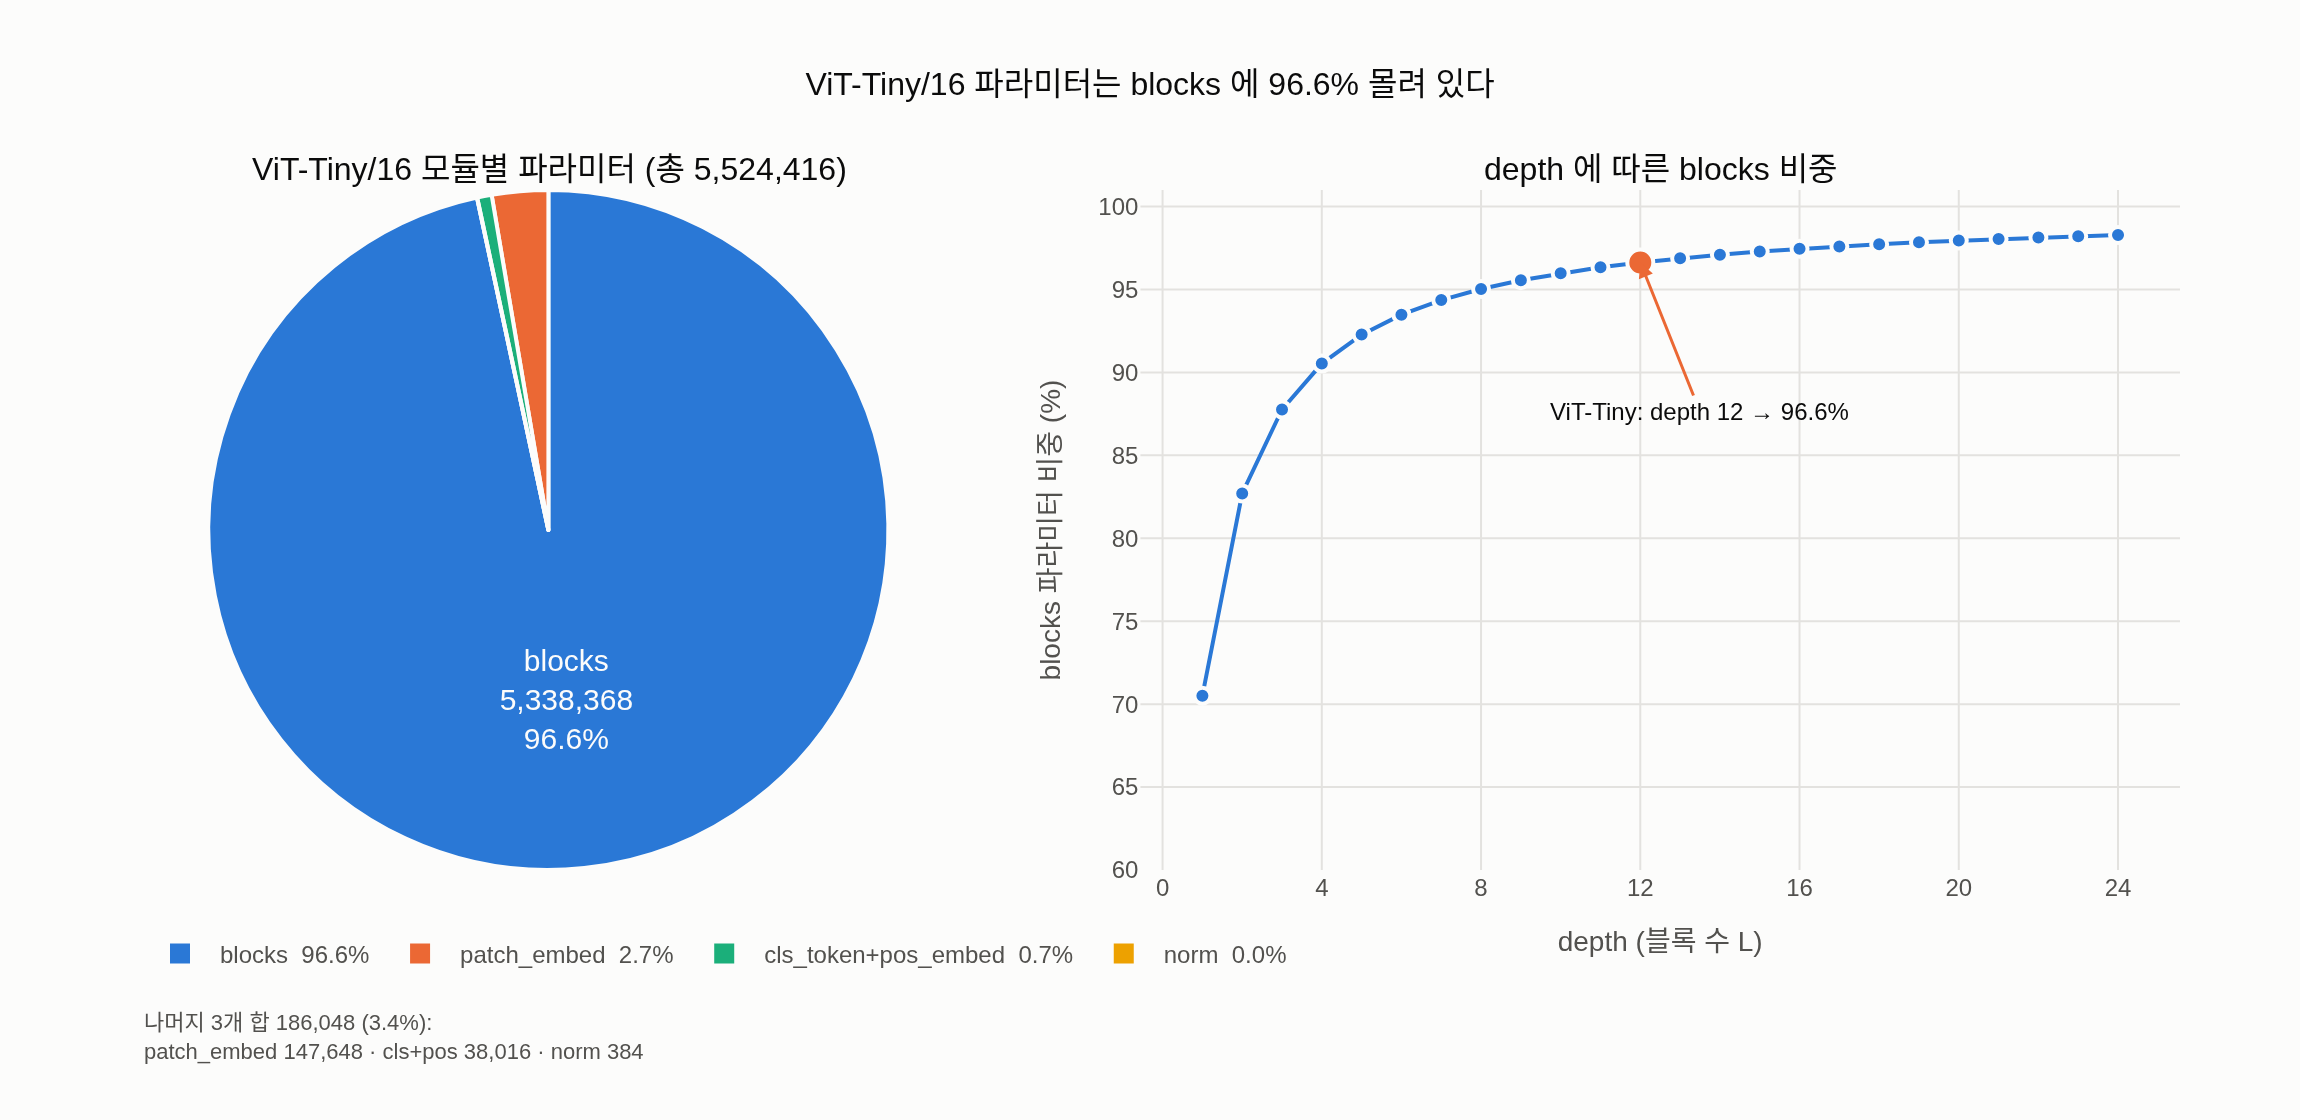

Write the Python code that produced this figure.
# ---
# jupyter:
#   jupytext:
#     text_representation:
#       extension: .py
#       format_name: percent
#       format_version: '1.3'
#   kernelspec:
#     display_name: Python 3
#     language: python
#     name: python3
# ---

# %% [markdown]
# # ViT-Tiny/16의 파라미터는 어디에 몰려 있는가?
#
# **한 줄 답**: 전체 5,524,416개 중 `blocks`가 5,338,368개(**96.6%**)다.
# `patch_embed` 147,648(2.7%), `cls_token+pos_embed` 38,016(0.7%), `norm` 384(0.0%)로
# 나머지는 미미하다.
#
# 이 노트북에서 확인할 것:
#
# 1. 실제 `vit_tiny(patch_size=16)`의 `named_parameters()`를 top-level 모듈별로 집계해
#    위 숫자를 그대로 재현(합계 `assert`)
# 2. 블록 내부를 다시 `attn` / `mlp` / `norm`으로 쪼개 12층 합계와 대조
# 3. 왜 `blocks`가 지배적인지 — $12LD^2$ vs $DP^2C$ vs $ND$ 해석식
# 4. `depth`를 1~24로 바꾸면 blocks 비중이 어떻게 변하는가
# 5. patch8 / 큰 해상도에서 `pos_embed` 비중이 어떻게 올라가는가

# %%
import sys

DINO_ROOT = "/home/sungwoo/projects/swcho/dino"
if DINO_ROOT not in sys.path:
    sys.path.insert(0, DINO_ROOT)

from functools import partial  # noqa: E402

import torch  # noqa: E402
import torch.nn as nn  # noqa: E402
import vision_transformer as vits  # noqa: E402

import plotly.graph_objects as go  # noqa: E402
from plotly.subplots import make_subplots  # noqa: E402


def _show(fig):
    try:
        from IPython import get_ipython
        if get_ipython() is not None:  # VSCode 셀/Jupyter에서만 렌더링
            fig.show()
    except ImportError:
        pass


torch.manual_seed(0)

# ViT-Tiny/16 @ 224 의 하이퍼파라미터
D = 192      # embed_dim
L = 12       # depth
P = 16       # patch_size
C = 3        # in_chans
IMG = 224
N = (IMG // P) ** 2   # patch 토큰 수 (CLS 제외)

print(f"torch {torch.__version__}")
print(f"ViT-Tiny/16 @ {IMG}: D={D}, depth={L}, patch={P}, N={N} tokens (+CLS)")

# 출력:
# torch 2.4.0+cu121
# ViT-Tiny/16 @ 224: D=192, depth=12, patch=16, N=196 tokens (+CLS)

# %% [markdown]
# ## 1. top-level 모듈별 집계 — 카드 숫자 재현
#
# `VisionTransformer`의 학습 파라미터는 딱 네 덩어리다.
#
# | 그룹 | 이름 패턴 |
# |---|---|
# | `patch_embed` | `patch_embed.proj.{weight,bias}` |
# | `cls_token+pos_embed` | `cls_token`, `pos_embed` |
# | `blocks` | `blocks.{i}.*` |
# | `norm` | `norm.{weight,bias}` (마지막 LayerNorm) |
#
# `num_classes=0`이라 `head = nn.Identity()`이므로 **분류기 파라미터는 0개**다.
# 그래서 이 네 그룹의 합이 곧 전체다.

# %%
model = vits.vit_tiny(patch_size=P)
model.eval()

GROUP_KEYS = ["blocks", "patch_embed", "cls_token+pos_embed", "norm"]


def group_of(name: str) -> str:
    if name.startswith("blocks"):
        return "blocks"
    if name.startswith("patch_embed"):
        return "patch_embed"
    if name in ("cls_token", "pos_embed"):
        return "cls_token+pos_embed"
    return "norm"


groups = {k: 0 for k in GROUP_KEYS}
for name, p in model.named_parameters():
    groups[group_of(name)] += p.numel()

total = sum(p.numel() for p in model.parameters())

print(f"head = {type(model.head).__name__}  (num_classes=0 → 파라미터 0개)")
print(f"\n{'group':<22s} {'params':>12s} {'share':>8s}")
print("-" * 44)
for k in GROUP_KEYS:
    print(f"{k:<22s} {groups[k]:>12,d} {100 * groups[k] / total:>7.1f}%")
print("-" * 44)
print(f"{'TOTAL':<22s} {total:>12,d} {100.0:>7.1f}%")

# ── 카드 숫자와 정확히 일치하는지 검증
assert total == 5_524_416, total
assert groups["blocks"] == 5_338_368, groups["blocks"]
assert groups["patch_embed"] == 147_648, groups["patch_embed"]
assert groups["cls_token+pos_embed"] == 38_016, groups["cls_token+pos_embed"]
assert groups["norm"] == 384, groups["norm"]
assert sum(groups.values()) == total          # 네 그룹이 전체를 정확히 분할
assert abs(groups["blocks"] / total - 0.966) < 5e-4
print("\n카드 숫자 재현 ✔  5,524,416 / 5,338,368(96.6%) / 147,648 / 38,016 / 384")

# 출력:
# head = Identity  (num_classes=0 → 파라미터 0개)
#
# group                        params    share
# --------------------------------------------
# blocks                    5,338,368    96.6%
# patch_embed                 147,648     2.7%
# cls_token+pos_embed          38,016     0.7%
# norm                            384     0.0%
# --------------------------------------------
# TOTAL                     5,524,416   100.0%
#
# 카드 숫자 재현 ✔  5,524,416 / 5,338,368(96.6%) / 147,648 / 38,016 / 384

# %% [markdown]
# ## 2. 블록 내부: attn / mlp / norm
#
# 한 `Block`은 pre-norm residual 두 줄이다.
#
# $$
# x \mathrel{+}= \mathrm{DropPath}\big(\mathrm{Attn}(\mathrm{LN}_1(x))\big), \qquad
# x \mathrel{+}= \mathrm{DropPath}\big(\mathrm{Mlp}(\mathrm{LN}_2(x))\big)
# $$
#
# `DropPath`는 파라미터가 0개다. 나머지는:
#
# | 하위 모듈 | 구성 | 파라미터 |
# |---|---|---|
# | `attn` | `qkv: D \to 3D`, `proj: D \to D` | $4D^2 + 4D$ |
# | `mlp` | `fc1: D \to 4D`, `fc2: 4D \to D` | $8D^2 + 5D$ |
# | `norm1`,`norm2` | LayerNorm $\times 2$ (weight+bias) | $4D$ |
#
# 즉 블록 하나는 $12D^2 + 13D$이고, MLP가 어텐션의 **2배**($8D^2$ vs $4D^2$)다.

# %%
BLOCK_KEYS = ["attn", "mlp", "norm1+norm2"]


def block_group_of(sub: str) -> str:
    if sub.startswith("attn"):
        return "attn"
    if sub.startswith("mlp"):
        return "mlp"
    return "norm1+norm2"


# ── 12개 블록 전체를 하위 모듈별로 집계
blk_groups = {k: 0 for k in BLOCK_KEYS}
for name, p in model.named_parameters():
    if not name.startswith("blocks."):
        continue
    sub = name.split(".", 2)[2]          # "blocks.7.mlp.fc1.weight" → "mlp.fc1.weight"
    blk_groups[block_group_of(sub)] += p.numel()

blk_total = sum(blk_groups.values())

# ── 해석식
formula = {
    "attn": 4 * D * D + 4 * D,
    "mlp": 8 * D * D + 5 * D,
    "norm1+norm2": 4 * D,
}
per_block = sum(formula.values())

print(f"{'sub':<14s} {'x12 params':>12s} {'per block':>10s} {'formula':>10s} {'share':>8s}")
print("-" * 60)
for k in BLOCK_KEYS:
    print(f"{k:<14s} {blk_groups[k]:>12,d} {blk_groups[k] // L:>10,d} "
          f"{formula[k]:>10,d} {100 * blk_groups[k] / blk_total:>7.1f}%")
print("-" * 60)
print(f"{'blocks 합계':<14s} {blk_total:>12,d} {per_block:>10,d} "
      f"{12 * D * D + 13 * D:>10,d} {100.0:>7.1f}%")

# ── 12층 합계 대조
assert blk_total == groups["blocks"] == 5_338_368
assert per_block == 12 * D * D + 13 * D == 444_864
assert blk_total == L * per_block
for k in BLOCK_KEYS:
    assert blk_groups[k] == L * formula[k], k
# 블록마다 파라미터 수가 똑같은지 (drop_path 는 파라미터 0개)
counts = [sum(p.numel() for p in b.parameters()) for b in model.blocks]
assert set(counts) == {per_block}, counts
print(f"\n블록 12개가 전부 {per_block:,}개씩 동일 ✔   12 x {per_block:,} = {blk_total:,}")
print(f"MLP / Attention = {formula['mlp'] / formula['attn']:.2f}  (~ 8D^2 / 4D^2 = 2)")

# 출력:
# sub              x12 params  per block    formula    share
# ------------------------------------------------------------
# attn              1,778,688    148,224    148,224    33.3%
# mlp               3,550,464    295,872    295,872    66.5%
# norm1+norm2           9,216        768        768     0.2%
# ------------------------------------------------------------
# blocks 합계         5,338,368    444,864    444,864   100.0%
#
# 블록 12개가 전부 444,864개씩 동일 ✔   12 x 444,864 = 5,338,368
# MLP / Attention = 2.00  (~ 8D^2 / 4D^2 = 2)

# %% [markdown]
# ## 3. 왜 blocks가 지배적인가 — 차수(order) 비교
#
# 세 덩어리를 $D$에 대한 차수로 늘어놓으면 이유가 한눈에 보인다.
#
# $$
# \underbrace{L\,(12D^2 + 13D)}_{\text{blocks: } \Theta(L D^2)} \quad\text{vs}\quad
# \underbrace{D P^2 C + D}_{\text{patch\_embed: } \Theta(D)} \quad\text{vs}\quad
# \underbrace{(N+2)\,D}_{\text{cls+pos: } \Theta(D)} \quad\text{vs}\quad
# \underbrace{2D}_{\text{norm: } \Theta(D)}
# $$
#
# 핵심은 **blocks만 $D$의 2차이고, 나머지는 전부 $D$의 1차**라는 것이다.
# 게다가 blocks에는 $L$이 곱으로 붙는다.
#
# - blocks $\propto L \cdot D^2$ → $D$를 2배로 하면 **4배**
# - patch_embed $\propto D \cdot P^2 C$ → $D$를 2배로 하면 2배 ($P$가 커야 커지지만 $P^2C = 768$은 상수)
# - cls+pos $\propto N \cdot D$ → 토큰 수 $N$에 비례하지만 여전히 $D$의 1차
#
# 비율로 쓰면
#
# $$
# \frac{\text{blocks}}{\text{patch\_embed}} \approx \frac{12LD^2}{DP^2C} = \frac{12LD}{P^2C}
# = \frac{12 \cdot 12 \cdot 192}{768} = 36
# $$
#
# 즉 $D$나 $L$이 커질수록 blocks 비중은 **100%로 단조 수렴**한다.
# ViT-Tiny는 그 중 가장 작은 모델인데도 이미 96.6%다.

# %%
def analytic(D_, L_, P_=16, img=224, C_=3):
    """VisionTransformer(num_classes=0) 파라미터 수를 해석식으로."""
    n_tok = (img // P_) ** 2
    return {
        "blocks": L_ * (12 * D_ * D_ + 13 * D_),
        "patch_embed": D_ * P_ * P_ * C_ + D_,
        "cls_token+pos_embed": (n_tok + 2) * D_,
        "norm": 2 * D_,
    }


# ── 세 가지 크기에서 해석식 == 실측 확인
print(f"{'arch':>10s} {'D':>5s} {'L':>3s} {'measured':>12s} {'analytic':>12s} "
      f"{'blocks%':>8s} {'blk/patch':>10s}")
print("-" * 66)
for arch in ["vit_tiny", "vit_small", "vit_base"]:
    m = vits.__dict__[arch](patch_size=P)
    meas = {k: 0 for k in GROUP_KEYS}
    for name, p in m.named_parameters():
        meas[group_of(name)] += p.numel()
    ana = analytic(m.embed_dim, len(m.blocks))
    assert meas == ana, (arch, meas, ana)
    tot = sum(ana.values())
    print(f"{arch:>10s} {m.embed_dim:>5d} {len(m.blocks):>3d} {sum(meas.values()):>12,d} "
          f"{tot:>12,d} {100 * ana['blocks'] / tot:>7.1f}% "
          f"{ana['blocks'] / ana['patch_embed']:>10.1f}")
    del m

print("\n해석식이 세 크기 모두에서 실측과 완전히 일치 ✔")
print(f"blocks/patch_embed ~ 12LD/(P^2 C) = {12 * L * D / (P * P * C):.0f}  "
      f"(실제 {5_338_368 / 147_648:.1f})")
print("D 를 2배로 → blocks 4배, patch_embed 2배 → blocks 비중은 더 올라간다.")

# 출력:
#       arch     D   L     measured     analytic  blocks%  blk/patch
# ------------------------------------------------------------------
#   vit_tiny   192  12    5,524,416    5,524,416    96.6%       36.2
#  vit_small   384  12   21,665,664   21,665,664    98.3%       72.1
#   vit_base   768  12   85,798,656   85,798,656    99.1%      144.0
#
# 해석식이 세 크기 모두에서 실측과 완전히 일치 ✔
# blocks/patch_embed ~ 12LD/(P^2 C) = 36  (실제 36.2)
# D 를 2배로 → blocks 4배, patch_embed 2배 → blocks 비중은 더 올라간다.

# %% [markdown]
# ## 4. `depth`를 1~24로 바꾸면?
#
# blocks만 $L$에 비례하고 나머지 세 항($DP^2C$, $ND$, $2D$)은 $L$과 무관한 **고정비용**이다.
# 따라서
#
# $$
# \text{share}(L) = \frac{L \cdot 444{,}864}{L \cdot 444{,}864 + 186{,}048}
# $$
#
# 로 $L$에 대한 **포화 곡선**이 된다. $L=1$이면 70.5%, $L=12$면 96.6%,
# $L=24$면 98.3%. 즉 **깊이 한 층만 있어도 이미 블록이 과반**이고,
# 층을 쌓을수록 나머지는 반올림 오차가 된다.
#
# 참고: `vit_tiny()` 팩토리는 `depth=12`를 **하드코딩**해서 넘기므로
# `vit_tiny(depth=3)`은 `TypeError: got multiple values for keyword argument 'depth'`가 난다.
# depth를 바꾸려면 `VisionTransformer`를 직접 만들어야 한다.

# %%
# 팩토리가 depth 를 하드코딩하므로 직접 조립한다 (tiny 하이퍼파라미터 그대로)
def make_tiny(depth, patch_size=P, img_size=IMG):
    return vits.VisionTransformer(
        img_size=[img_size], patch_size=patch_size, embed_dim=D, depth=depth,
        num_heads=3, mlp_ratio=4, qkv_bias=True,
        norm_layer=partial(nn.LayerNorm, eps=1e-6))


# depth=12 로 직접 조립한 것이 vit_tiny() 와 동일한지 확인
assert sum(p.numel() for p in make_tiny(L).parameters()) == total

FIXED = analytic(D, 1)["patch_embed"] + analytic(D, 1)["cls_token+pos_embed"] \
    + analytic(D, 1)["norm"]
print(f"L 과 무관한 고정비용 = {FIXED:,}  (patch_embed + cls/pos + norm)")

depths = list(range(1, 25))
shares, totals = [], []
print(f"\n{'depth':>6s} {'total':>12s} {'blocks':>12s} {'blocks%':>9s} {'others%':>9s}")
print("-" * 54)
for L_ in depths:
    m = make_tiny(L_)                                  # 실제 모델로 검증
    meas = {k: 0 for k in GROUP_KEYS}
    for name, p in m.named_parameters():
        meas[group_of(name)] += p.numel()
    del m
    ana = analytic(D, L_)
    assert meas == ana, (L_, meas, ana)
    tot = sum(ana.values())
    sh = 100 * ana["blocks"] / tot
    totals.append(tot)
    shares.append(sh)
    if L_ in (1, 2, 3, 4, 6, 8, 12, 16, 20, 24):
        print(f"{L_:>6d} {tot:>12,d} {ana['blocks']:>12,d} {sh:>8.1f}% {100 - sh:>8.1f}%")

i12 = depths.index(L)
assert totals[i12] == 5_524_416 and abs(shares[i12] - 96.6) < 0.05
# 단조 증가, 그리고 1 - share = FIXED / total 이라는 닫힌 형태
for L_, sh, tot in zip(depths, shares, totals):
    assert abs((100 - sh) - 100 * FIXED / tot) < 1e-9
assert all(b > a for a, b in zip(shares, shares[1:]))
print(f"\nshare(L) 은 L 에 대해 단조 증가 ✔   L=1 {shares[0]:.1f}% → "
      f"L=12 {shares[i12]:.1f}% → L=24 {shares[-1]:.1f}%")
print("나머지 비중 = 고정비용 / 전체 → L 이 커지면 1/L 로 사라진다.")

# 출력:
# L 과 무관한 고정비용 = 186,048  (patch_embed + cls/pos + norm)
#
#  depth        total       blocks   blocks%   others%
# ------------------------------------------------------
#      1      630,912      444,864     70.5%     29.5%
#      2    1,075,776      889,728     82.7%     17.3%
#      3    1,520,640    1,334,592     87.8%     12.2%
#      4    1,965,504    1,779,456     90.5%      9.5%
#      6    2,855,232    2,669,184     93.5%      6.5%
#      8    3,744,960    3,558,912     95.0%      5.0%
#     12    5,524,416    5,338,368     96.6%      3.4%
#     16    7,303,872    7,117,824     97.5%      2.5%
#     20    9,083,328    8,897,280     98.0%      2.0%
#     24   10,862,784   10,676,736     98.3%      1.7%
#
# share(L) 은 L 에 대해 단조 증가 ✔   L=1 70.5% → L=12 96.6% → L=24 98.3%
# 나머지 비중 = 고정비용 / 전체 → L 이 커지면 1/L 로 사라진다.

# %% [markdown]
# ## 5. patch8 / 큰 해상도에서는 `pos_embed`가 커진다
#
# `patch_size`와 `img_size`는 **가중치 개수를 거의 바꾸지 않는다**.
# `patch_embed`의 Conv 커널은 $D \times C \times P \times P$로 해상도와 무관하고,
# $P$를 16→8로 줄이면 오히려 커널이 **작아진다**($P^2C$: 768 → 192).
#
# 유일하게 커지는 것은 토큰 수에 비례하는 `pos_embed`:
#
# $$
# N = \left(\frac{\mathrm{img}}{P}\right)^2, \qquad
# \text{cls+pos} = (N+2)\,D
# $$
#
# $P$를 절반으로 하면 $N$은 4배, 해상도를 2배로 해도 $N$은 4배다.
# 그래서 patch8 @ 512에서는 pos_embed가 patch_embed의 20배를 넘고,
# blocks 비중도 96.6% → 87%대로 내려온다.
# 그래도 **여전히 blocks가 최대 항**이다 — $D^2$ 항을 이기려면 $N \gtrsim 12LD/1 = 27{,}648$
# 토큰(= patch8에서 1328픽셀급)이 필요하다.

# %%
print(f"{'config':>16s} {'N':>6s} {'total':>11s} {'patch_embed':>12s} "
      f"{'cls+pos':>10s} {'pos%':>7s} {'blocks%':>8s}")
print("-" * 78)
rows = []
for P_ in (16, 8):
    for img in (224, 384, 512):
        m = vits.vit_tiny(patch_size=P_, img_size=[img])
        meas = {k: 0 for k in GROUP_KEYS}
        for name, p in m.named_parameters():
            meas[group_of(name)] += p.numel()
        assert tuple(m.pos_embed.shape) == (1, (img // P_) ** 2 + 1, D)
        del m
        ana = analytic(D, L, P_=P_, img=img)
        assert meas == ana, (P_, img, meas, ana)
        tot = sum(ana.values())
        n_tok = (img // P_) ** 2
        rows.append((f"patch{P_} @ {img}", n_tok, tot, ana, 100 * ana["cls_token+pos_embed"] / tot,
                     100 * ana["blocks"] / tot))
        print(f"{f'patch{P_} @ {img}':>16s} {n_tok:>6d} {tot:>11,d} "
              f"{ana['patch_embed']:>12,d} {ana['cls_token+pos_embed']:>10,d} "
              f"{100 * ana['cls_token+pos_embed'] / tot:>6.1f}% "
              f"{100 * ana['blocks'] / tot:>7.1f}%")

base = rows[0]
assert base[2] == 5_524_416 and base[3]["cls_token+pos_embed"] == 38_016
# patch8 은 patch_embed 커널을 오히려 줄인다 (P^2 C: 768 → 192)
assert rows[3][3]["patch_embed"] < base[3]["patch_embed"]
# 같은 patch_size 안에서는 해상도를 키울수록 pos 비중 증가 / blocks 비중 감소
for lo, hi in ((0, 3), (3, 6)):
    grp = rows[lo:hi]
    assert [r[4] for r in grp] == sorted(r[4] for r in grp)      # pos% 증가
    assert [r[5] for r in grp] == sorted((r[5] for r in grp), reverse=True)  # blocks% 감소
# 토큰 수가 같으면(patch16@512=1024 vs patch8@224=784) 순서가 뒤집힐 수 있다:
# pos 비중은 해상도가 아니라 N = (img/P)^2 에만 달렸다.
assert rows[3][4] < rows[2][4]      # patch8@224 (N=784) < patch16@512 (N=1024)
print(f"\npatch16 커널 {base[3]['patch_embed']:,} → patch8 커널 "
      f"{rows[3][3]['patch_embed']:,} (작아진다!)")
print(f"pos_embed 비중 {base[4]:.1f}% → {rows[-1][4]:.1f}% (patch8 @ 512)")
print(f"blocks 비중은 {base[5]:.1f}% → {rows[-1][5]:.1f}% 로 내려가도 여전히 최대 항")
print("→ patch_size 는 파라미터가 아니라 '연산량'을 16배로 늘리는 스위치다.")

# 출력:
#           config      N       total  patch_embed    cls+pos    pos%  blocks%
# ------------------------------------------------------------------------------
#    patch16 @ 224    196   5,524,416      147,648     38,016    0.7%    96.6%
#    patch16 @ 384    576   5,597,376      147,648    110,976    2.0%    95.4%
#    patch16 @ 512   1024   5,683,392      147,648    196,992    3.5%    93.9%
#     patch8 @ 224    784   5,526,720       37,056    150,912    2.7%    96.6%
#     patch8 @ 384   2304   5,818,560       37,056    442,752    7.6%    91.7%
#     patch8 @ 512   4096   6,162,624       37,056    786,816   12.8%    86.6%
#
# patch16 커널 147,648 → patch8 커널 37,056 (작아진다!)
# pos_embed 비중 0.7% → 12.8% (patch8 @ 512)
# blocks 비중은 96.6% → 86.6% 로 내려가도 여전히 최대 항
# → patch_size 는 파라미터가 아니라 '연산량'을 16배로 늘리는 스위치다.

# %% [markdown]
# ## 6. 시각화
#
# 왼쪽: ViT-Tiny/16의 모듈별 파라미터 비중(96.6%가 blocks).
# 오른쪽: `depth`를 바꿀 때 blocks 비중이 어떻게 포화하는가 —
# $L{=}1$에서 이미 70.5%, $L{=}12$(ViT-Tiny)에서 96.6%.

# %%
# dataviz 기본 팔레트(light): slot1 blue / slot2 orange / slot3 aqua / slot4 yellow.
# orange-yellow 인접을 피하도록 순서를 잡았다.
SERIES = ["#2a78d6", "#eb6834", "#1baf7a", "#eda100"]
SURFACE = "#fcfcfb"
INK = "#0b0b0b"
INK2 = "#52514e"
GRID = "#e3e2df"

# 슬라이버(0.7% / 0.0%)에 리더선 라벨을 달면 서로 겹친다.
# → 지배적인 blocks 만 슬라이스 안에 직접 라벨하고, 나머지 값은 범례 + 주석 + 위 표로 읽는다.
legend_labels = [f"{k}  {100 * groups[k] / total:.1f}%" for k in GROUP_KEYS]
slice_text = [f"blocks<br>{groups['blocks']:,}<br>96.6%"] + [""] * 3

fig = make_subplots(
    rows=1, cols=2,
    specs=[[{"type": "domain"}, {"type": "xy"}]],
    subplot_titles=(f"ViT-Tiny/16 모듈별 파라미터 (총 {total:,})",
                    "depth 에 따른 blocks 비중"),
    column_widths=[0.44, 0.56],
    horizontal_spacing=0.09,
)

fig.add_trace(
    go.Pie(
        labels=legend_labels,
        values=[groups[k] for k in GROUP_KEYS],
        text=slice_text,
        textinfo="text",
        textposition="inside",
        insidetextorientation="horizontal",
        insidetextfont=dict(color=SURFACE, size=15),
        marker=dict(colors=SERIES, line=dict(color=SURFACE, width=2)),
        sort=False,
        hovertemplate="%{label}<br>%{value:,} params<extra></extra>",
        showlegend=True,
    ),
    row=1, col=1,
)
fig.add_annotation(
    text=(f"나머지 3개 합 {FIXED:,} (3.4%):<br>"
          f"patch_embed {groups['patch_embed']:,} · "
          f"cls+pos {groups['cls_token+pos_embed']:,} · "
          f"norm {groups['norm']:,}"),
    xref="paper", yref="paper", x=0.0, y=-0.20,
    xanchor="left", yanchor="top", showarrow=False,
    align="left", font=dict(color=INK2, size=11),
)

fig.add_trace(
    go.Scatter(
        x=depths, y=shares,
        mode="lines+markers",
        line=dict(color=SERIES[0], width=2),
        marker=dict(size=8, color=SERIES[0], line=dict(color=SURFACE, width=2)),
        name="blocks 비중",
        showlegend=False,
        hovertemplate="depth %{x}<br>blocks %{y:.1f}%<extra></extra>",
    ),
    row=1, col=2,
)
# ViT-Tiny 지점만 직접 라벨 (모든 점에 숫자를 찍지 않는다)
fig.add_trace(
    go.Scatter(
        x=[L], y=[shares[i12]],
        mode="markers",
        marker=dict(size=13, color=SERIES[1], line=dict(color=SURFACE, width=2)),
        name="ViT-Tiny",
        showlegend=False,
        hoverinfo="skip",
    ),
    row=1, col=2,
)
# 곡선 위에 글자를 얹으면 겹친다 → 빈 영역으로 빼고 화살표로 가리킨다
fig.add_annotation(
    x=L, y=shares[i12],
    text=f"ViT-Tiny: depth 12 → {shares[i12]:.1f}%",
    showarrow=True, arrowhead=2, arrowsize=1, arrowwidth=1.5,
    arrowcolor=SERIES[1], ax=30, ay=75,
    font=dict(color=INK, size=12), align="left",
    row=1, col=2,
)

fig.update_xaxes(title_text="depth (블록 수 L)", row=1, col=2,
                 gridcolor=GRID, zeroline=False, dtick=4,
                 title_font=dict(color=INK2), tickfont=dict(color=INK2))
fig.update_yaxes(title_text="blocks 파라미터 비중 (%)", row=1, col=2,
                 range=[60, 101], gridcolor=GRID, zeroline=False,
                 title_font=dict(color=INK2), tickfont=dict(color=INK2))
fig.update_layout(
    template="plotly_white",
    paper_bgcolor=SURFACE, plot_bgcolor=SURFACE,
    font=dict(color=INK, size=12),
    title=dict(text="ViT-Tiny/16 파라미터는 blocks 에 96.6% 몰려 있다",
               x=0.5, xanchor="center", font=dict(size=16)),
    legend=dict(orientation="h", y=-0.08, x=0.0, font=dict(color=INK2)),
    width=1150, height=560,
    margin=dict(l=70, r=60, t=95, b=125),
)

_show(fig)

# ── 정적 이미지 저장 (kaleido 필요). HTML 로는 저장하지 않는다.
import os  # noqa: E402

OUT_PNG = os.path.join(os.path.dirname(os.path.abspath(__file__))
                       if "__file__" in globals() else ".", "expy.png")
fig.write_image(OUT_PNG, scale=2)
print(f"saved: {OUT_PNG}  ({os.path.getsize(OUT_PNG):,} bytes)")

# 출력:
# saved: /home/sungwoo/.../546aeaa3-631e-44b9-9300-fda842fa6a04/expy.png  (214,422 bytes)

# %% [markdown]
# ## 정리
#
# | 그룹 | 파라미터 | 비중 | 스케일 |
# |---|---|---|---|
# | `blocks` | 5,338,368 | **96.6%** | $L(12D^2 + 13D)$ — $L$ 과 $D^2$ 에 비례 |
# | `patch_embed` | 147,648 | 2.7% | $DP^2C + D$ — $D$ 의 1차, 해상도 무관 |
# | `cls_token+pos_embed` | 38,016 | 0.7% | $(N+2)D$ — $D$ 의 1차, 토큰 수에 비례 |
# | `norm` | 384 | 0.0% | $2D$ |
# | **합계** | **5,524,416** | 100% | `head`는 `Identity` → 0개 |
#
# 세 줄 요약:
#
# 1. **blocks만 $D^2$ 항이고 거기에 $L$이 곱해진다.** 나머지는 전부 $D$의 1차라
#    구조적으로 이길 수 없다 — ViT-Tiny에서 blocks/patch_embed $= 12LD/(P^2C) \approx 36$배.
# 2. 블록 내부는 **MLP 2 : Attention 1** ($8D^2$ vs $4D^2$), LayerNorm은 0.2%.
# 3. `patch_size`를 16→8로 줄이면 파라미터는 오히려 살짝 줄고(`patch_embed` 커널 $P^2C$가 작아짐)
#    `pos_embed`만 늘어난다. patch8 @ 512에서도 blocks는 86.6%로 여전히 최대 항이다.
#    **`patch_size`는 파라미터가 아니라 연산량(어텐션 $N^2$)을 늘리는 스위치**다.
